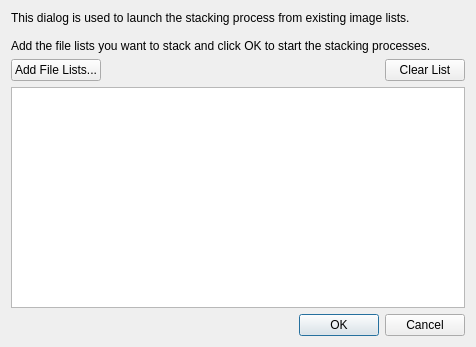
<?xml version="1.0" encoding="UTF-8"?>
<ui version="4.0">
 <class>BatchStacking</class>
 <widget class="QDialog" name="BatchStacking">
  <property name="geometry">
   <rect>
    <x>0</x>
    <y>0</y>
    <width>476</width>
    <height>347</height>
   </rect>
  </property>
  <property name="windowTitle">
   <string>Batch Stacking</string>
  </property>
  <layout class="QVBoxLayout" name="verticalLayout">
   <item>
    <widget class="QLabel" name="label">
     <property name="text">
      <string>This dialog is used to launch the stacking process from existing image lists.

Add the file lists you want to stack and click OK to start the stacking processes.</string>
     </property>
     <property name="wordWrap">
      <bool>true</bool>
     </property>
    </widget>
   </item>
   <item>
    <layout class="QHBoxLayout" name="horizontalLayout">
     <item>
      <widget class="QPushButton" name="pushButton">
       <property name="text">
        <string>Add File Lists...</string>
       </property>
      </widget>
     </item>
     <item>
      <spacer name="horizontalSpacer">
       <property name="orientation">
        <enum>Qt::Horizontal</enum>
       </property>
       <property name="sizeHint" stdset="0">
        <size>
         <width>40</width>
         <height>20</height>
        </size>
       </property>
      </spacer>
     </item>
     <item>
      <widget class="QPushButton" name="pushButton_2">
       <property name="text">
        <string>Clear List</string>
       </property>
      </widget>
     </item>
    </layout>
   </item>
   <item>
    <widget class="QListView" name="listView"/>
   </item>
   <item>
    <widget class="QDialogButtonBox" name="buttonBox">
     <property name="orientation">
      <enum>Qt::Horizontal</enum>
     </property>
     <property name="standardButtons">
      <set>QDialogButtonBox::Cancel|QDialogButtonBox::Ok</set>
     </property>
    </widget>
   </item>
  </layout>
 </widget>
 <resources/>
 <connections>
  <connection>
   <sender>buttonBox</sender>
   <signal>accepted()</signal>
   <receiver>BatchStacking</receiver>
   <slot>accept()</slot>
   <hints>
    <hint type="sourcelabel">
     <x>248</x>
     <y>254</y>
    </hint>
    <hint type="destinationlabel">
     <x>157</x>
     <y>274</y>
    </hint>
   </hints>
  </connection>
  <connection>
   <sender>buttonBox</sender>
   <signal>rejected()</signal>
   <receiver>BatchStacking</receiver>
   <slot>reject()</slot>
   <hints>
    <hint type="sourcelabel">
     <x>316</x>
     <y>260</y>
    </hint>
    <hint type="destinationlabel">
     <x>286</x>
     <y>274</y>
    </hint>
   </hints>
  </connection>
 </connections>
</ui>
